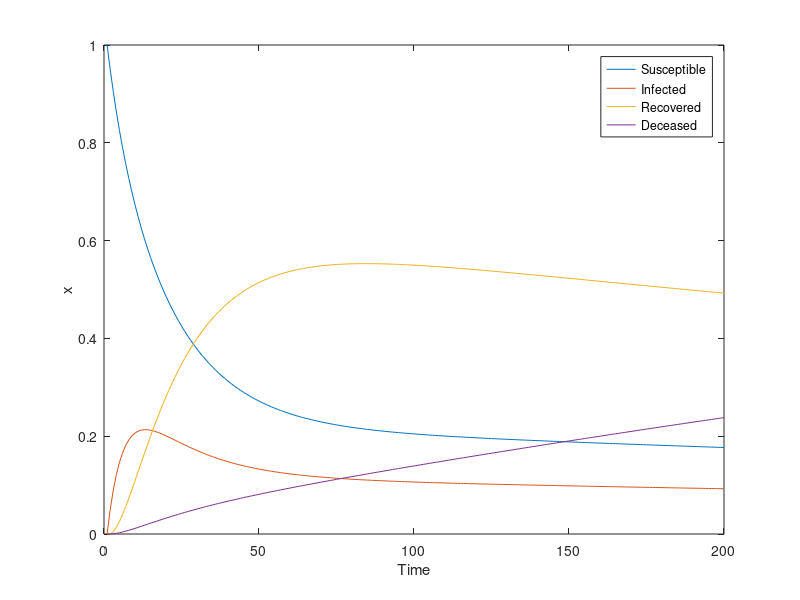

Reproduce this figure in MATLAB.
A = [0.95 0.04 0.01 0; 0.05 0.85 0.01 0; 0 0.1 0.98 0; 0 0.01 0 1];
SIRD(1:4,1) = [1 0 0 0].';
for i = 2:200
    SIRD(:,i) = A * SIRD(:,i-1);
end
figure;
for j = 1:4
    plot(1:200,SIRD(j,:))
    hold on
end
xlabel("Time");
ylabel("x");
legend("Susceptible","Infected","Recovered","Deceased")